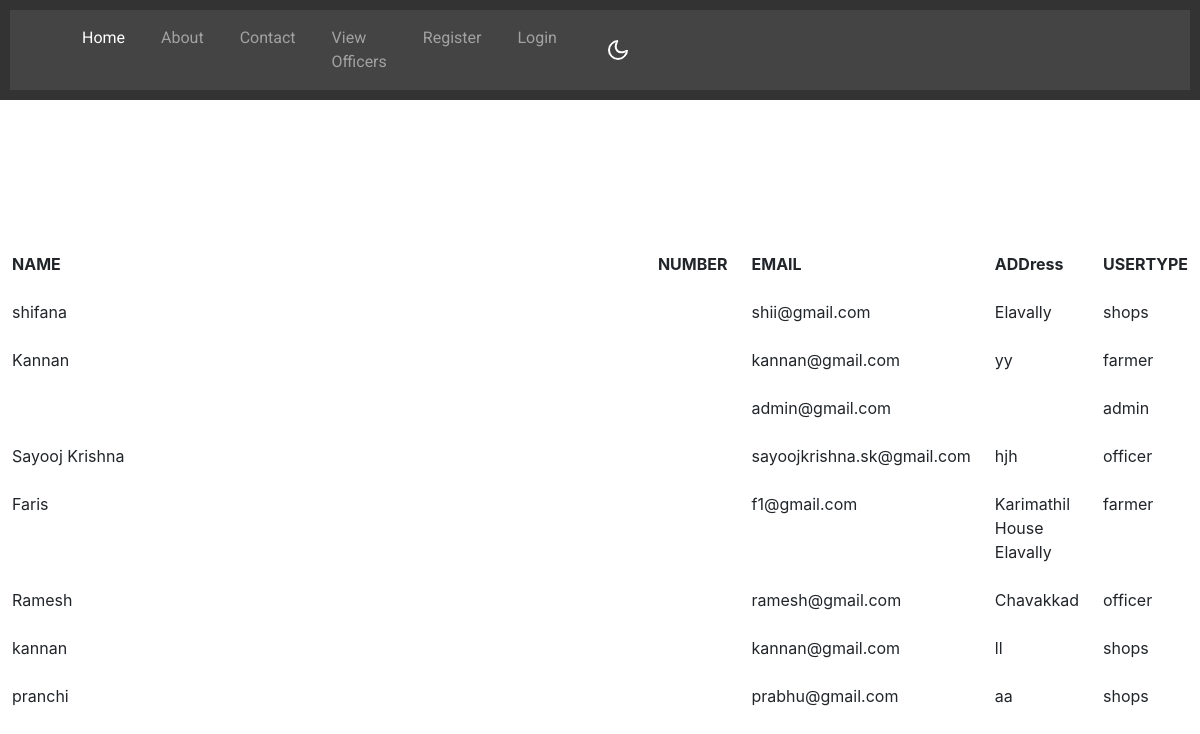
Page /view_user on the committed database.
### farmer/models.py (models this page shows)
class Register(models.Model):
    uid = models.OneToOneField(User, on_delete=models.CASCADE, null=True)
    name = models.CharField(max_length=50,default='')
    contact_number = models.IntegerField(max_length=50,default='')
    photo = models.FileField(null=True)
    designation = models.CharField(max_length=50,default='')
    email = models.CharField(max_length=50,default='')
    password = models.CharField(max_length=50,default='')
    address = models.CharField(max_length=50,default='')
    usertype = models.CharField(max_length=50,default='')
    type = models.CharField(max_length=50,default='')
    location = models.CharField(max_length=50,default='')
    panchayath = models.CharField(max_length=50,default='')
    aadhar_number =  models.IntegerField(default=0)
    ward =  models.IntegerField(default=0)

### admin_management/views.py (the view)
# urls.py: path('view_user',views.view_user),
def view_user(request):
    a = Register.objects.all()
    return render(request,'view_users.html',{'a':a})

### admin_management/templates/view_users.html
{%extends 'layout.html'%}
{%block content%}
<html>
    <head><title>VIEW CATEGORY</title></head>
    <body>
        <br><br><br><br><br><br><br><br><br><br>
        <table class="table table-borderless table-hover">
            <thead>
                <tr>
                    <th scope="col">NAME</th>
                    <th scope="col">NUMBER</th>
                    <th scope="col">EMAIL</th>
                    <th scope="col">ADDress</th>
                    <th scope="col">USERTYPE</th>
                </tr>
            </thead>
            <tbody>
                {% for i in a%}
                <tr>
                    <td>{{i.name}}</td>
                    <td>{{i.number}}</td>
                    <td>{{i.email}}</td>
                    <td>{{i.address}}</td>
                    <td>{{i.usertype}}</td>
                </tr>
                {%endfor%}
            </tbody>
        </table>
    </body>
</html>
{%endblock%}

### farmer/templates/layout.html (style rules this page uses)
body, h1, p { margin: 0; padding: 0; }
body { font-family: Arial, sans-serif; }

### rows in the picture
Register: name "shifana", email "shii@gmail.com", address "Elavally", usertype "shops"
Register: name "Kannan", email "kannan@gmail.com", address "yy", usertype "farmer"
Register: email "admin@gmail.com", usertype "admin"
Register: name "Sayooj Krishna", email "sayoojkrishna.sk@gmail.com", address "hjh", usertype "officer"
Register: name "Faris", email "f1@gmail.com", address "Karimathil House Elavally", usertype "farmer"
Register: name "Ramesh", email "ramesh@gmail.com", address "Chavakkad", usertype "officer"
Register: name "kannan", email "kannan@gmail.com", address "ll", usertype "shops"
Register: name "pranchi", email "prabhu@gmail.com", address "aa", usertype "shops"
